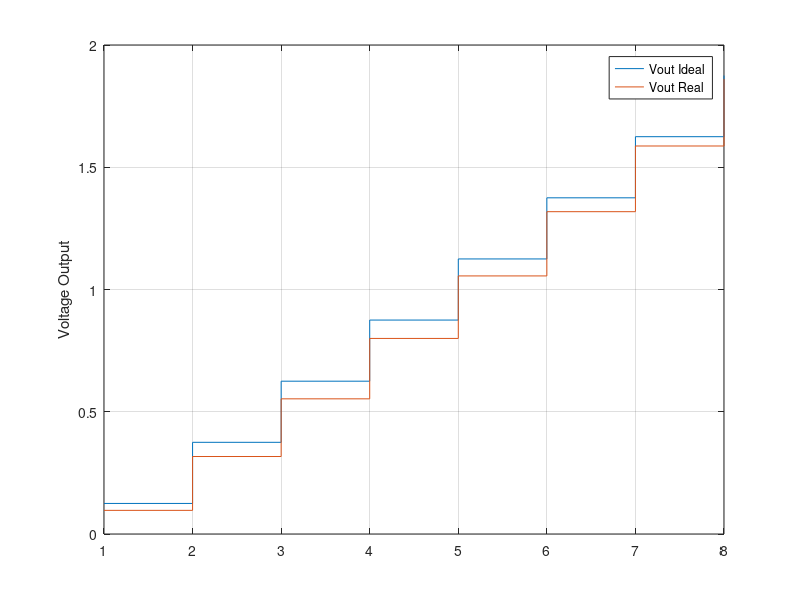

This figure's MATLAB source:
close all;
clear all;

% We define the unit resistor and reference voltage
R0=10e3;
Vref=2;
% We create the array of resistors both ideal and real 
R=[R0/2 R0 R0 R0 R0 R0 R0 R0 R0/2];
eps_r=log((1:length(R)).^2).*0.1;
Ri=R.*(1+eps_r);
% We obtain both voltage output ideal and real
for k=1:8
    VoutI(k)=Vref*(sum(R(1:k))/sum(R));
    VoutR(k)=Vref*(sum(Ri(1:k))/sum(Ri));
end
% We calculate Delta as the diference between two consecutive ideal samples
Delta=VoutI(2)-VoutI(1);
% Using the formulas of Lab 4 we will obtain DNL and INL
DeltaR(1)=0;
DNL(1)=0;
INL(1)=0;
for k=2:8
    DeltaR(k)=VoutR(k)-VoutR(k-1);
    DNL(k)=(DeltaR(k)-Delta)/Delta;
    INL(k)=sum(DNL(1:k));
end
% We obtain DNLrms and INLmax
DNL2=DNL.*DNL;          % DNL ^2
DNLrms=sqrt((1/7)*sum(DNL2))
INLmax=max(abs(INL))

% Finally, we plot the results
stairs(VoutI)
hold on
grid on
stairs(VoutR)
legend('Vout Ideal','Vout Real')
ylabel('Voltage Output')

